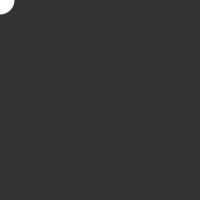
Frame 1 (no input)
Frame 60 (the mouse pressed at the canvas centre just before this capture): identical to frame 1, image omitted
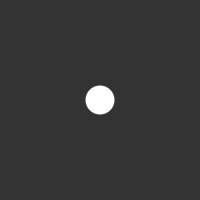
Frame 120 (the mouse held since frame 60 and released just before this capture)

The Processing sketch that drew these frames (run headless with seeded random() and noise(); from frame 60 on, the mouse is pressed at the canvas centre):

// Processing sketch: anything
// ── anything.pde
int num = 60;

float mx[] = new float[num];

float my[] = new float[num];



void setup()

{

  size(200, 200);

  smooth();

  noStroke();

  fill(255, 153);

}



void draw()

{

  background(51);



  // Reads throught the entire array

  // and shifts the values to the left

  for(int i=1; i<num; i++) {

    mx[i-1] = mx[i];

    my[i-1] = my[i];

  }

  // Add the new values to the end of the array

  mx[num-1] = mouseX;

  my[num-1] = mouseY;



  for(int i=0; i<num; i++) {

    ellipse(mx[i], my[i], i/2, i/2);

  }

}
